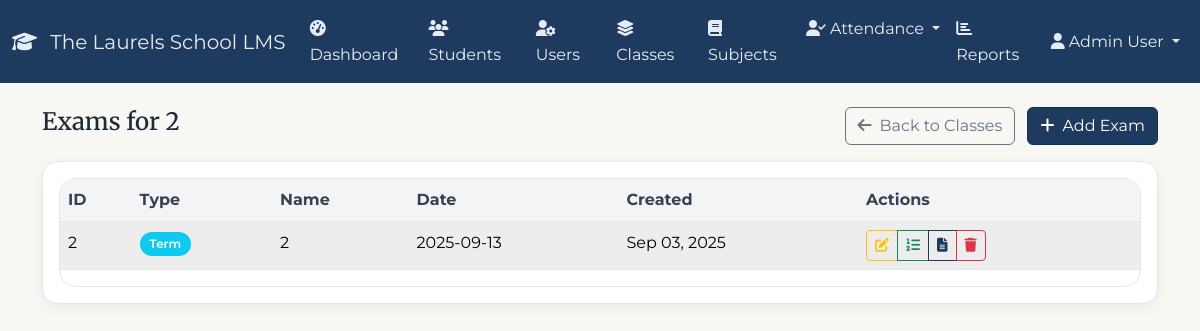
Page /admin/exams.php?class_id=2 (signed in) on the committed database.
### tables this page shows
CREATE TABLE `classes` (
  `id` int(11) NOT NULL,
  `name` varchar(100) NOT NULL,
  `academic_year` varchar(20) NOT NULL,
  `description` text DEFAULT NULL,
  `created_at` timestamp NOT NULL DEFAULT current_timestamp(),
  `updated_at` timestamp NOT NULL DEFAULT current_timestamp() ON UPDATE current_timestamp()
);

CREATE TABLE `exams` (
  `id` int(11) NOT NULL,
  `class_id` int(11) NOT NULL,
  `exam_type` enum('assessment','term') NOT NULL,
  `name` varchar(150) NOT NULL,
  `exam_date` date DEFAULT NULL,
  `description` text DEFAULT NULL,
  `created_at` timestamp NOT NULL DEFAULT current_timestamp(),
  `updated_at` timestamp NOT NULL DEFAULT current_timestamp() ON UPDATE current_timestamp()
);

### admin/exams.php (the view, shortened to what this page needs)
<?php
$pdo = getDBConnection();
$pdo->exec("CREATE TABLE IF NOT EXISTS exams (
  id INT PRIMARY KEY AUTO_INCREMENT,
  class_id INT NOT NULL,
  exam_type ENUM('assessment','term') NOT NULL,
  name VARCHAR(150) NOT NULL,
  exam_date DATE DEFAULT NULL,
  description TEXT DEFAULT NULL,
  created_at TIMESTAMP DEFAULT CURRENT_TIMESTAMP,
  updated_at TIMESTAMP DEFAULT CURRENT_TIMESTAMP ON UPDATE CURRENT_TIMESTAMP,
  FOREIGN KEY (class_id) REFERENCES classes(id) ON DELETE CASCADE
) ENGINE=InnoDB DEFAULT CHARSET=utf8mb4;");
$classId = isset($_GET['class_id']) ? (int)$_GET['class_id'] : 0;
$stmt = $pdo->prepare('SELECT * FROM classes WHERE id=?');
$stmt->execute([$classId]);
$class = $stmt->fetch();
$action = $_GET['action'] ?? 'list';
$editExam = null;
$exams = [];
if ($action === 'list') {
    $stmt = $pdo->prepare('SELECT * FROM exams WHERE class_id=? ORDER BY exam_date IS NULL, exam_date DESC, created_at DESC');
    $stmt->execute([$classId]);
    $exams = $stmt->fetchAll();
}
?>
<!DOCTYPE html>
<html lang="en">
<head>
    <link href="https://cdn.jsdelivr.net/npm/bootstrap@5.3.2/dist/css/bootstrap.min.css" rel="stylesheet">
    <link href="https://cdnjs.cloudflare.com/ajax/libs/font-awesome/6.4.0/css/all.min.css" rel="stylesheet">
    <link href="../assets/css/theme.css" rel="stylesheet">
</head>
<body>
<?php $active='dashboard'; include __DIR__.'/partials/navbar.php'; ?>
<div class="container mt-4">
    <?php if ($action === 'add' || $action === 'edit'): ?>
        <div class="d-flex justify-content-between align-items-center mb-3">
            <h1 class="h4"><?php echo $action==='add'?'Add Exam':'Edit Exam'; ?> - <?php echo htmlspecialchars($class['name']); ?></h1>
            <div>
                <a href="exams.php?class_id=<?php echo $classId; ?>" class="btn btn-secondary"><i class="fas fa-arrow-left me-2"></i>Back</a>
            </div>
        </div>
        <div class="card"><div class="card-body">
            <form method="POST" class="row g-3">
                <input type="hidden" name="action" value="<?php echo $action; ?>">
                <?php if ($action==='edit'): ?><input type="hidden" name="id" value="<?php echo (int)$editExam['id']; ?>"><?php endif; ?>
                <div class="col-md-4">
                    <label class="form-label">Type *</label>
                    <select name="exam_type" class="form-select" required>
                        <option value="assessment" <?php echo (($editExam['exam_type']??'assessment')==='assessment')?'selected':''; ?>>Assessment</option>
                        <option value="term" <?php echo (($editExam['exam_type']??'')==='term')?'selected':''; ?>>Term</option>
                    </select>
                </div>
                <div class="col-md-4">
                    <label class="form-label">Name *</label>
                    <input name="name" class="form-control" required value="<?php echo htmlspecialchars($editExam['name'] ?? ''); ?>" placeholder="e.g., Assessment 1, Mid Term, Final Term">
                </div>
                <div class="col-md-4">
                    <label class="form-label">Exam Date</label>
                    <input type="date" name="exam_date" class="form-control" value="<?php echo htmlspecialchars($editExam['exam_date'] ?? ''); ?>">
                </div>
                <div class="col-12">
                    <label class="form-label">Description</label>
                    <textarea name="description" class="form-control" rows="3"><?php echo htmlspecialchars($editExam['description'] ?? ''); ?></textarea>
                </div>
                <div class="col-12 d-flex justify-content-end">
                    <a href="exams.php?class_id=<?php echo $classId; ?>" class="btn btn-secondary me-2">Cancel</a>
                    <button class="btn btn-primary"><i class="fas fa-save me-2"></i>Save</button>
                </div>
            </form>
        </div></div>
    <?php else: ?>
        <div class="d-flex justify-content-between align-items-center mb-3">
            <h1 class="h4">Exams for <?php echo htmlspecialchars($class['name']); ?></h1>
            <div>
                <a href="classes.php" class="btn btn-outline-secondary me-2"><i class="fas fa-arrow-left me-2"></i>Back to Classes</a>
                <a href="exams.php?class_id=<?php echo $classId; ?>&action=add" class="btn btn-primary"><i class="fas fa-plus me-2"></i>Add Exam</a>
            </div>
        </div>
        <div class="card"><div class="card-body">
            <div class="table-responsive rounded-lg">
                <table class="table table-striped">
                    <thead><tr>
                        <th>ID</th>
                        <th>Type</th>
                        <th>Name</th>
                        <th>Date</th>
                        <th>Created</th>
                        <th>Actions</th>
                    </tr></thead>
                    <tbody>
                    <?php foreach ($exams as $e): ?>
                        <tr>
                            <td><?php echo $e['id']; ?></td>
                            <td><span class="badge <?php echo $e['exam_type']==='term'?'bg-info':'bg-secondary'; ?>"><?php echo ucfirst($e['exam_type']); ?></span></td>
                            <td><?php echo htmlspecialchars($e['name']); ?></td>
                            <td><?php echo htmlspecialchars($e['exam_date'] ?? '—'); ?></td>
                            <td><?php echo date('M d, Y', strtotime($e['created_at'])); ?></td>
                            <td>
                                <div class="btn-group">
                                    <a href="exams.php?class_id=<?php echo $classId; ?>&action=edit&id=<?php echo $e['id']; ?>" class="btn btn-sm btn-outline-warning"><i class="fas fa-edit"></i></a>
                                    <a href="exam_subjects.php?exam_id=<?php echo $e['id']; ?>&class_id=<?php echo $classId; ?>" class="btn btn-sm btn-outline-success" title="Subjects & Marks"><i class="fas fa-list-ol"></i></a>
                                    <a href="result_card.php?class_id=<?php echo $classId; ?>&exam_id=<?php echo $e['id']; ?>" class="btn btn-sm btn-outline-primary" title="Result Card"><i class="fas fa-file-lines"></i></a>
                                    <button type="button" class="btn btn-sm btn-outline-danger" onclick="confirmDelete(<?php echo $e['id']; ?>, '<?php echo htmlspecialchars($e['name']); ?>')"><i class="fas fa-trash"></i></button>
                                </div>
                            </td>
                        </tr>
                    <?php endforeach; ?>
                    </tbody>
                </table>
            </div>
        </div></div>
    <?php endif; ?>
</div>
</body>
</html>

### assets/css/theme.css (style rules this page uses)
:root { --color-navy: #1f3a5f; --color-navy-700: #163051; --color-green: #2a6f4e; --color-green-700: #225b40; --color-bg: #f7f7f4; --color-surface: #ffffff; --color-muted: #6b7280; --color-border: #e5e7eb; --radius-md: 12px; --radius-lg: 16px; --shadow-sm: 0 4px 12px rgba(0,0,0,0.06); --shadow-md: 0 8px 24px rgba(0,0,0,0.08); }
html, body { background: var(--color-bg); color: #1f2937; font-family: 'Montserrat', system-ui, -apple-system, Segoe UI, Roboto, Helvetica, Arial, 'Apple Color Emoji', 'Segoe UI Emoji', 'Segoe UI Symbol'; line-height: 1.6; }
h1, h2, h3, h4, h5, h6 { font-family: 'Merriweather', Georgia, 'Times New Roman', serif; color: var(--color-navy); }
.btn-primary { background: var(--color-navy); border-color: var(--color-navy-700); }
.btn-outline-primary { color: var(--color-navy); border-color: var(--color-navy); }
.card { border: 1px solid var(--color-border); border-radius: var(--radius-lg); box-shadow: var(--shadow-sm); background: var(--color-surface); }
.table { border-color: var(--color-border); }
.table thead th { background: #f3f4f6; color: #374151; border-bottom: 1px solid var(--color-border); }
.table-striped > tbody > tr:nth-of-type(odd) > * { background-color: #fafafa; }
.badge { border-radius: 999px; padding: 6px 10px; font-weight: 600; }
.table-responsive { border-radius: var(--radius-lg); border: 1px solid var(--color-border); overflow: hidden; background: #fff; }
.rounded-lg { border-radius: var(--radius-lg) !important; }
.container .h1, .container .h2, .container .h3, .container .h4 { margin-bottom: .5rem; }
a { color: var(--color-navy); }

### rows in the picture
classes: name "2"
exams: id "2", exam_type "Term", name "2", exam_date "2025-09-13", created_at "Sep 03, 2025"

### other values in the picture
$_SESSION['user_name'] "Admin User"
